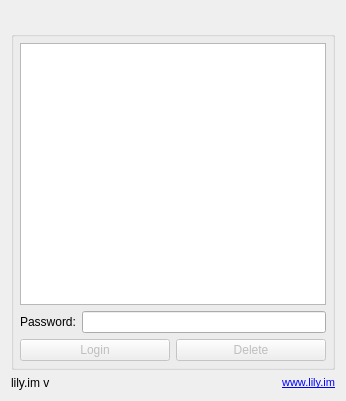
<?xml version="1.0" encoding="UTF-8"?>
<ui version="4.0">
 <class>Core::ProfileDialog</class>
 <widget class="QDialog" name="Core::ProfileDialog">
  <property name="geometry">
   <rect>
    <x>0</x>
    <y>0</y>
    <width>346</width>
    <height>401</height>
   </rect>
  </property>
  <property name="windowTitle">
   <string>Choose profile</string>
  </property>
  <layout class="QVBoxLayout" name="verticalLayout">
   <item>
    <widget class="QLabel" name="logoLabel">
     <property name="pixmap">
      <pixmap resource="../core.qrc">:/core/images/logo.png</pixmap>
     </property>
     <property name="alignment">
      <set>Qt::AlignCenter</set>
     </property>
    </widget>
   </item>
   <item>
    <widget class="QGroupBox" name="profilesGroupBox">
     <property name="title">
      <string/>
     </property>
     <layout class="QGridLayout">
      <property name="margin">
       <number>6</number>
      </property>
      <item row="0" column="0">
       <widget class="QTreeWidget" name="profileTree">
        <property name="iconSize">
         <size>
          <width>48</width>
          <height>48</height>
         </size>
        </property>
        <property name="verticalScrollMode">
         <enum>QAbstractItemView::ScrollPerPixel</enum>
        </property>
        <property name="indentation">
         <number>0</number>
        </property>
        <property name="headerHidden">
         <bool>true</bool>
        </property>
        <column>
         <property name="text">
          <string notr="true"/>
         </property>
        </column>
       </widget>
      </item>
      <item row="1" column="0">
       <layout class="QHBoxLayout" name="passwordHorizontalLayout">
        <item>
         <widget class="QLabel" name="passwordLabel">
          <property name="text">
           <string>Password:</string>
          </property>
         </widget>
        </item>
        <item>
         <widget class="QLineEdit" name="passwordEdit">
          <property name="echoMode">
           <enum>QLineEdit::Password</enum>
          </property>
         </widget>
        </item>
       </layout>
      </item>
      <item row="2" column="0">
       <layout class="QHBoxLayout" name="buttonsHorizontalLayout">
        <item>
         <widget class="QPushButton" name="loginButton">
          <property name="enabled">
           <bool>false</bool>
          </property>
          <property name="text">
           <string>Login</string>
          </property>
         </widget>
        </item>
        <item>
         <widget class="QPushButton" name="deleteButton">
          <property name="enabled">
           <bool>false</bool>
          </property>
          <property name="text">
           <string>Delete</string>
          </property>
         </widget>
        </item>
       </layout>
      </item>
     </layout>
    </widget>
   </item>
   <item>
    <layout class="QHBoxLayout" name="infoHorizontalLayout">
     <item>
      <widget class="QLabel" name="versionLabel">
       <property name="text">
        <string notr="true">lily.im v</string>
       </property>
      </widget>
     </item>
     <item>
      <widget class="QLabel" name="websiteLabel">
       <property name="text">
        <string notr="true">&lt;!DOCTYPE HTML PUBLIC &quot;-//W3C//DTD HTML 4.0//EN&quot; &quot;http://www.w3.org/TR/REC-html40/strict.dtd&quot;&gt;
&lt;html&gt;&lt;head&gt;&lt;meta name=&quot;qrichtext&quot; content=&quot;1&quot; /&gt;&lt;style type=&quot;text/css&quot;&gt;
p, li { white-space: pre-wrap; }
&lt;/style&gt;&lt;/head&gt;&lt;body style=&quot; font-family:'MS Shell Dlg 2'; font-size:8pt; font-weight:400; font-style:normal;&quot;&gt;
&lt;p style=&quot; margin-top:0px; margin-bottom:0px; margin-left:0px; margin-right:0px; -qt-block-indent:0; text-indent:0px;&quot;&gt;&lt;a href=&quot;http://www.lily.im/&quot;&gt;&lt;span style=&quot; text-decoration: underline; color:#0000ff;&quot;&gt;www.lily.im&lt;/span&gt;&lt;/a&gt;&lt;/p&gt;&lt;/body&gt;&lt;/html&gt;</string>
       </property>
       <property name="alignment">
        <set>Qt::AlignRight|Qt::AlignTrailing|Qt::AlignVCenter</set>
       </property>
       <property name="openExternalLinks">
        <bool>true</bool>
       </property>
      </widget>
     </item>
    </layout>
   </item>
  </layout>
 </widget>
 <resources>
  <include location="../core.qrc"/>
 </resources>
 <connections>
  <connection>
   <sender>passwordEdit</sender>
   <signal>returnPressed()</signal>
   <receiver>loginButton</receiver>
   <slot>click()</slot>
   <hints>
    <hint type="sourcelabel">
     <x>106</x>
     <y>327</y>
    </hint>
    <hint type="destinationlabel">
     <x>46</x>
     <y>352</y>
    </hint>
   </hints>
  </connection>
  <connection>
   <sender>profileTree</sender>
   <signal>itemDoubleClicked(QTreeWidgetItem*,int)</signal>
   <receiver>Core::ProfileDialog</receiver>
   <slot>loginProfile()</slot>
   <hints>
    <hint type="sourcelabel">
     <x>27</x>
     <y>202</y>
    </hint>
    <hint type="destinationlabel">
     <x>172</x>
     <y>200</y>
    </hint>
   </hints>
  </connection>
  <connection>
   <sender>loginButton</sender>
   <signal>clicked()</signal>
   <receiver>Core::ProfileDialog</receiver>
   <slot>loginProfile()</slot>
   <hints>
    <hint type="sourcelabel">
     <x>93</x>
     <y>351</y>
    </hint>
    <hint type="destinationlabel">
     <x>172</x>
     <y>200</y>
    </hint>
   </hints>
  </connection>
  <connection>
   <sender>deleteButton</sender>
   <signal>clicked()</signal>
   <receiver>Core::ProfileDialog</receiver>
   <slot>deleteProfile()</slot>
   <hints>
    <hint type="sourcelabel">
     <x>252</x>
     <y>351</y>
    </hint>
    <hint type="destinationlabel">
     <x>172</x>
     <y>200</y>
    </hint>
   </hints>
  </connection>
  <connection>
   <sender>profileTree</sender>
   <signal>currentItemChanged(QTreeWidgetItem*,QTreeWidgetItem*)</signal>
   <receiver>Core::ProfileDialog</receiver>
   <slot>updateControls(QTreeWidgetItem*)</slot>
   <hints>
    <hint type="sourcelabel">
     <x>172</x>
     <y>225</y>
    </hint>
    <hint type="destinationlabel">
     <x>172</x>
     <y>200</y>
    </hint>
   </hints>
  </connection>
 </connections>
 <slots>
  <slot>updateControls(QTreeWidgetItem*)</slot>
  <slot>loginProfile()</slot>
  <slot>deleteProfile()</slot>
 </slots>
</ui>
